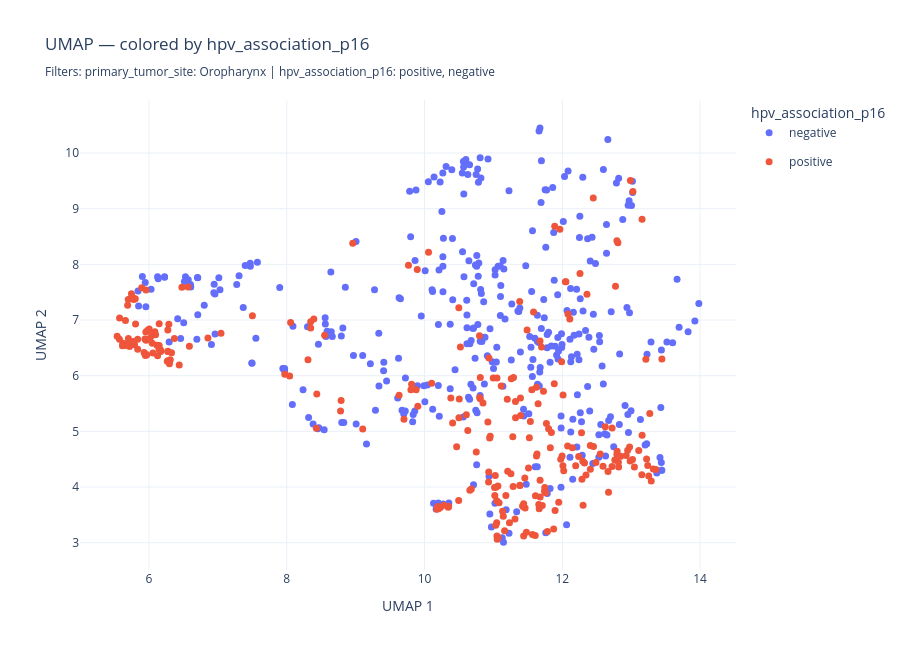

This figure's notebook cell:
### Markdown cell above
### Filtered UMAP — HPV-positive oropharynx, colored by HPV status

Applies `MULTI_FILTERS` (Oropharynx + HPV) and colors by `hpv_association_p16`. With 626 slides from the HPV-positive oropharyngeal subgroup, this is the most clinically coherent view the current embeddings can produce.

Compare this visually to the full-dataset UMAP in `umap-computation` — the filtered view should show a denser, more localised cluster. Any residual mixing with HPV-negative points visible here reflects the weak silhouette (+0.015) and is expected.

Try changing `color_by` to `pT_stage`, `smoking_status`, or `histologic_type` to confirm those axes show no structure — consistent with their negative silhouette scores.

### Code cell
# multi-filter-umap-demo

fig_filtered = plot_umap_interactive(
    umap_df, metadata_df,
    color_by="hpv_association_p16",
    metadata_filters=MULTI_FILTERS,
)
fig_filtered.show()

### Figure 1 — Plotly figure (JSON) as saved in the notebook; plotly's stock layout.template omitted (floating-point values rounded to 4 significant figures; data arrays with more than 128 entries replaced by an {"elided": "..."} marker saying what was removed)
{"data": [{"hoverinfo": "text", "legendgroup": "negative", "marker": {"color": "#636EFA", "size": 7}, "mode": "markers", "name": "negative", "text": {"elided": "364 str values"}, "type": "scatter", "x": {"elided": "364 float values"}, "y": {"elided": "364 float values"}}, {"hoverinfo": "text", "legendgroup": "positive", "marker": {"color": "#EF553B", "size": 7}, "mode": "markers", "name": "positive", "text": {"elided": "262 str values"}, "type": "scatter", "x": {"elided": "262 float values"}, "y": {"elided": "262 float values"}}], "layout": {"height": 650, "legend": {"title": {"text": "hpv_association_p16"}}, "title": {"text": "UMAP — colored by hpv_association_p16<br><sub>Filters: primary_tumor_site: Oropharynx | hpv_association_p16: positive, negative</sub>"}, "width": 900, "xaxis": {"title": {"text": "UMAP 1"}}, "yaxis": {"title": {"text": "UMAP 2"}}}}
